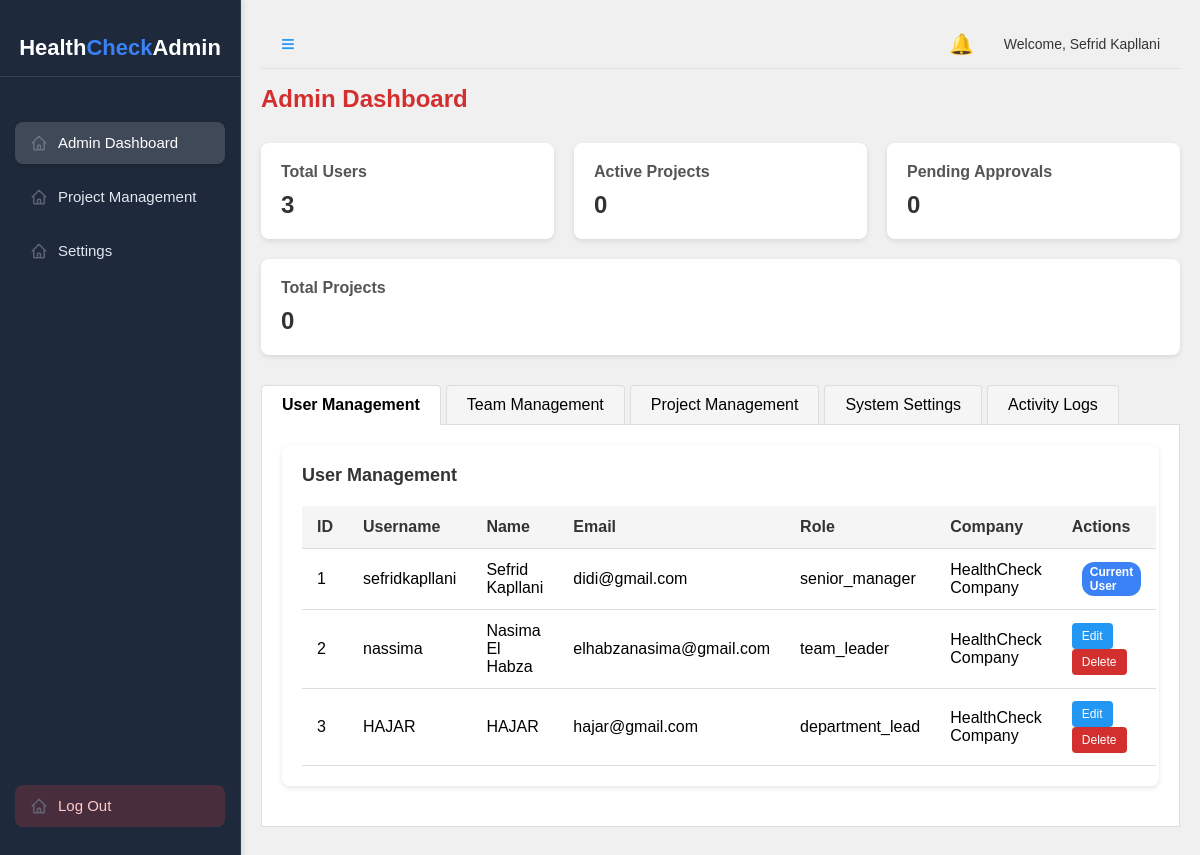
/admin-dashboard/ (signed in), run on the app's committed database.
### register/models.py (models this page shows, shortened)
class UserProfile(models.Model):
    ROLE_CHOICES = [
        ('admin', 'Admin'),
        ('employee', 'Employee'),
    ]
    TECHNICAL_ROLE_CHOICES = [
        ('', 'Not Specified'),
        ('software_engineer', 'Software Engineer'),
        ('frontend_developer', 'Frontend Developer'),
        ('backend_developer', 'Backend Developer'),
        ('fullstack_developer', 'Full Stack Developer'),
        ('mobile_developer', 'Mobile Developer'),
        ('web_developer', 'Web Developer'),
        ('data_scientist', 'Data Scientist'),
        ('data_engineer', 'Data Engineer'),
        ('data_analyst', 'Data Analyst'),
        ('devops_engineer', 'DevOps Engineer'),
        ('sre', 'Site Reliability Engineer'),
        ('qa_engineer', 'QA Engineer'),
        ('test_engineer', 'Test Engineer'),
        ('ui_designer', 'UI Designer'),
        ('ux_designer', 'UX Designer'),
        ('product_manager', 'Product Manager'),
        ('project_manager', 'Project Manager'),
        ('scrum_master', 'Scrum Master'),
        ('agile_coach', 'Agile Coach'),
        ('system_administrator', 'System Administrator'),
        ('network_engineer', 'Network Engineer'),
        ('security_engineer', 'Security Engineer'),
        ('database_administrator', 'Database Administrator'),
        ('cloud_architect', 'Cloud Architect'),
        ('solutions_architect', 'Solutions Architect'),
        ('technical_lead', 'Technical Lead'),
        ('engineering_manager', 'Engineering Manager'),
        ('cto', 'CTO'),
        ('other', 'Other'),
    ]
    user = models.OneToOneField(User, on_delete=models.CASCADE, related_name="profile")
    role = models.CharField(max_length=20, choices=ROLE_CHOICES, default='employee')
    technical_role = models.CharField(max_length=50, choices=TECHNICAL_ROLE_CHOICES, default='', blank=True)
    company = models.ForeignKey(Company, on_delete=models.CASCADE, related_name="employees", null=True, blank=True)
    phone = models.CharField(max_length=50, blank=True, null=True)
    position = models.CharField(max_length=100, blank=True, null=True)
    department = models.ForeignKey('main.Department', on_delete=models.SET_NULL, null=True, blank=True, related_name="employees")
    teams = models.ManyToManyField('main.Team', blank=True, related_name="team_members")
    is_approved = models.BooleanField(default=False, help_text="Whether this user is approved by admin")
    profile_picture = models.ImageField(upload_to='profile_pictures/', blank=True, null=True)

class Company(models.Model):
    name = models.CharField(max_length=200)
    address = models.TextField(blank=True, null=True)
    phone = models.CharField(max_length=50, blank=True, null=True)
    email = models.EmailField(blank=True, null=True)
    website = models.URLField(blank=True, null=True)
    logo = models.ImageField(upload_to='company_logos/', blank=True, null=True)
    created_by = models.ForeignKey(User, on_delete=models.CASCADE, related_name="company")
    created_at = models.DateTimeField(auto_now_add=True)
    access_code = models.CharField(max_length=10, default=generate_access_code, unique=True,
                                  help_text="Code for employees to join company")
    class Meta:
        verbose_name_plural = "Companies"

### main/views.py (the view)
# urls.py: path("admin-dashboard/", views.admin_dashboard, name="admin_dashboard"),
@login_required
@senior_manager_required
def admin_dashboard(request):
    user_profiles = UserProfile.objects.all().select_related('user', 'company')
    total_users = user_profiles.count()
    total_projects = Project.objects.count()
    active_projects = Project.objects.filter(status='active').count()
    pending_approvals = UserProfile.objects.filter(is_approved=False)
    pending_count = pending_approvals.count()
    pending_projects = Project.objects.filter(is_approved=False)
    pending_projects_count = pending_projects.count()
    projects = Project.objects.all()
    teams = Team.objects.all().select_related('department').prefetch_related('team_members')
    departments = Department.objects.all()
    pending_team_requests = TeamJoinRequest.objects.filter(status='pending').select_related('user', 'team')
    pending_team_requests_count = pending_team_requests.count()
    context = {
        'user': request.user,
        'user_profiles': user_profiles,
        'total_users': total_users,
        'total_projects': total_projects,
        'active_projects': active_projects,
        'pending_approvals': pending_approvals,
        'pending_count': pending_count,
        'pending_projects': pending_projects,
        'pending_projects_count': pending_projects_count,
        'projects': projects,
        'teams': teams,
        'departments': departments,
        'pending_team_requests': pending_team_requests,
        'pending_team_requests_count': pending_team_requests_count,
    }
    return render(request, "main/admin_dashboard.html", context)

### main/views.py (called while the page is built, shortened)
def senior_manager_required(view_func):
    @wraps(view_func)
    def _wrapped_view(request, *args, **kwargs):
        try:
            profile = UserProfile.objects.get(user=request.user)
            if profile.role == 'senior_manager':
                return view_func(request, *args, **kwargs)
        except UserProfile.DoesNotExist:
            messages.error(request, "User profile not found. Please contact an administrator.")
            return redirect('login')
        except Exception as e:
            messages.error(request, f"An error occurred: {str(e)}")
            return redirect('login')
    return _wrapped_view

### main/templates/main/admin_dashboard.html (shortened to what this page needs)
<!DOCTYPE html>
<html lang="en">
<head>
</head>
<body>
    <div class="container">
        <div class="sidebar" id="sidebar">
            <div class="app-logo">
                Health<span>Check</span> Admin
            </div>
            <div class="sidebar-buttons">
                <button class="sidebar-button active-button">Admin Dashboard</button>
                <a href="{% url 'admin_projects' %}" style="text-decoration: none; width: 100%;">
                    <button class="sidebar-button">Project Management</button>
                </a>
                <a href="{% url 'settings' %}" style="text-decoration: none; width: 100%;">
                    <button class="sidebar-button">Settings</button>
                </a>
            </div>
            <a href="{% url 'logout' %}" style="text-decoration: none; margin-top: auto; display: block;" id="logout-link">
                <button class="sidebar-button logout-button">Log Out</button>
            </a>
        </div>
        <div class="main-content">
            <div class="header">
                <div class="header-left">
                    <span class="menu-icon" id="toggle-sidebar">≡</span>
                </div>
                <div class="header-right">
                    <span class="notification-icon">🔔</span>
                    <span class="username-display">Welcome,
                        {% if user.first_name %}
                            {{ user.first_name }} {{ user.last_name }}
                        {% else %}
                            {{ username }}
                        {% endif %}
                    </span>
                </div>
            </div>
            <h1 class="admin-title">Admin Dashboard</h1>
            <div class="quick-stats">
                <div class="stat-card">
                    <h3>Total Users</h3>
                    <p>{{ total_users }}</p>
                </div>
                <div class="stat-card">
                    <h3>Active Projects</h3>
                    <p>{{ active_projects }}</p>
                </div>
                <div class="stat-card">
                    <h3>Pending Approvals</h3>
                    <p>{{ pending_count }}</p>
                </div>
                <div class="stat-card">
                    <h3>Total Projects</h3>
                    <p>{{ total_projects }}</p>
                </div>
            </div>
            <div class="tab-container">
                <div class="tabs">
                    <div class="tab active" onclick="openTab(event, 'users')">User Management</div>
                    <div class="tab" onclick="openTab(event, 'teams')">Team Management</div>
                    <div class="tab" onclick="openTab(event, 'projects')">Project Management</div>
                    <div class="tab" onclick="openTab(event, 'settings')">System Settings</div>
                    <div class="tab" onclick="openTab(event, 'logs')">Activity Logs</div>
                </div>
                <div id="users" class="tab-content active">
                    <div class="admin-section">
                        <h2 class="section-title">User Management</h2>
                        <table class="admin-table">
                            <thead>
                                <tr>
                                    <th>ID</th>
                                    <th>Username</th>
                                    <th>Name</th>
                                    <th>Email</th>
                                    <th>Role</th>
                                    <th>Company</th>
                                    <th>Actions</th>
                                </tr>
                            </thead>
                            <tbody>
                                {% for profile in user_profiles %}
                                <tr>
                                    <td>{{ profile.user.id }}</td>
                                    <td>{{ profile.user.username }}</td>
                                    <td>{{ profile.user.first_name }} {{ profile.user.last_name }}</td>
                                    <td>{{ profile.user.email }}</td>
                                    <td>{{ profile.get_role_display }}</td>
                                    <td>{{ profile.company.name|default:"N/A" }}</td>
                                    <td>
                                        {% if profile.user.id != user.id %}
                                            <button class="action-btn">Edit</button>
                                            <form method="post" action="{% url 'delete_user' profile.user.id %}" class="delete-form" style="display: inline;">
                                                <button type="submit" class="action-btn delete-btn" onclick="return confirm('Are you sure you want to remove this user?');">Delete</button>
                                            </form>
                                        {% else %}
                                            <span class="badge" style="background-color: #3b82f6;">Current User</span>
                                        {% endif %}
                                    </td>
                                </tr>
                                {% empty %}
                                <tr>
                                    <td colspan="7">No users found</td>
                                </tr>
                                {% endfor %}
                            </tbody>
                        </table>
                    </div>
                </div>
            </div>
        </div>
    </div>
</body>
</html>

### main/templates/main/admin_dashboard.html (style rules this page uses)
body { font-family: Arial, sans-serif; margin: 0; padding: 0; background-color: #f0f0f0; }
.container { display: flex; height: 100vh; }
.sidebar { width: 240px; background-color: #1e293b; padding: 20px 0; display: flex; flex-direction: column; border-right: 1px solid #2c3e50; transition: all 0.3s ease; box-shadow: 2px 0 5px rgba(0,0,0,0.1); position: relative; overflow-y: auto; }
.sidebar-buttons { display: flex; flex-direction: column; gap: 12px; padding: 15px; margin-top: 20px; }
.sidebar-button { background-color: transparent; color: #e2e8f0; border: none; border-radius: 8px; padding: 12px 15px; text-align: left; cursor: pointer; font-size: 15px; width: 100%; transition: all 0.2s ease; display: flex; align-items: center; line-height: 1.2; }
.sidebar-button::before { content: ""; display: inline-block; width: 18px; height: 18px; margin-right: 10px; background-size: contain; background-repeat: no-repeat; background-position: center; opacity: 0.8; }
.active-button { background-color: rgba(255, 255, 255, 0.15); color: #ffffff; font-weight: 500; box-shadow: 0 2px 4px rgba(0,0,0,0.1); }
.active-button::before { opacity: 1 !important; }
.logout-button { background-color: rgba(239, 68, 68, 0.2); color: #fecaca; margin-top: auto; width: calc(100% - 30px); margin-left: 15px; margin-bottom: 20px; border-radius: 8px; padding: 12px 15px; transition: all 0.2s ease; }
.app-logo { display: flex; align-items: center; justify-content: center; padding: 15px 20px; color: white; font-size: 22px; font-weight: bold; border-bottom: 1px solid rgba(255,255,255,0.1); margin-bottom: 10px; }
.app-logo span { color: #3b82f6; }
.main-content { flex: 1; padding: 20px; overflow-y: auto; }
.header { display: flex; justify-content: space-between; align-items: center; padding: 10px 20px; border-bottom: 1px solid #e0e0e0; }
.header-left { display: flex; align-items: center; }
.menu-icon { color: #2196F3; font-size: 24px; cursor: pointer; }
.header-right { display: flex; align-items: center; gap: 20px; }
.back-icon, .notification-icon, .profile-icon { color: #2196F3; font-size: 20px; cursor: pointer; }
.admin-title { color: #D32F2F; font-size: 24px; margin-bottom: 30px; font-weight: bold; }
.quick-stats { display: flex; gap: 20px; margin-bottom: 30px; flex-wrap: wrap; }
.stat-card { background-color: white; border-radius: 8px; padding: 20px; flex: 1; min-width: 200px; box-shadow: 0 2px 5px rgba(0,0,0,0.1); }
.stat-card h3 { margin: 0 0 10px 0; font-size: 16px; color: #555; }
.stat-card p { margin: 0; font-size: 24px; font-weight: bold; color: #333; }
.admin-section { background-color: white; border-radius: 8px; padding: 20px; margin-bottom: 20px; box-shadow: 0 2px 5px rgba(0,0,0,0.1); }
.section-title { font-size: 18px; margin-top: 0; margin-bottom: 20px; color: #333; }
.admin-table { width: 100%; border-collapse: collapse; }
.admin-table th, .admin-table td { text-align: left; padding: 12px 15px; border-bottom: 1px solid #ddd; }
.admin-table th { background-color: #f5f5f5; font-weight: bold; color: #333; }
.action-btn { background-color: #2196F3; color: white; border: none; border-radius: 4px; padding: 6px 10px; margin-right: 5px; cursor: pointer; font-size: 12px; }
.delete-btn { background-color: #D32F2F; }
.tab-container { margin-bottom: 20px; }
.tabs { display: flex; border-bottom: 1px solid #ddd; }
.tab { padding: 10px 20px; cursor: pointer; background-color: #f5f5f5; border: 1px solid #ddd; border-bottom: none; margin-right: 5px; border-radius: 4px 4px 0 0; }
.tab.active { background-color: white; border-bottom: 1px solid white; margin-bottom: -1px; font-weight: bold; }
.tab-content { display: none; padding: 20px; background-color: white; border: 1px solid #ddd; border-top: none; }
.tab-content.active { display: block; }
.username-display { font-size: 14px; color: #333; margin-left: 10px; }
.badge { background-color: #ef4444; color: white; border-radius: 12px; padding: 3px 8px; font-size: 12px; font-weight: bold; display: inline-block; margin-left: 10px; }

### data on the page
UserProfile: user.id "1", user.username "sefridkapllani", user.first_name "Sefrid", user.last_name "Kapllani", user.email "didi@gmail.com", role "senior_manager", company.name "HealthCheck Company", shows "Current User"
UserProfile: user.id "2", user.username "nassima", user.first_name "Nasima", user.last_name "El Habza", user.email "elhabzanasima@gmail.com", role "team_leader", company.name "HealthCheck Company", shows "Edit"
UserProfile: user.id "3", user.username "HAJAR", user.first_name "HAJAR", user.email "hajar@gmail.com", role "department_lead", company.name "HealthCheck Company", shows "Edit"

### other printed values
{{ user.first_name }} "Sefrid"
{{ user.last_name }} "Kapllani"
{{ total_users }} "3"
{{ active_projects }} "0"
{{ pending_count }} "0"
{{ total_projects }} "0"
